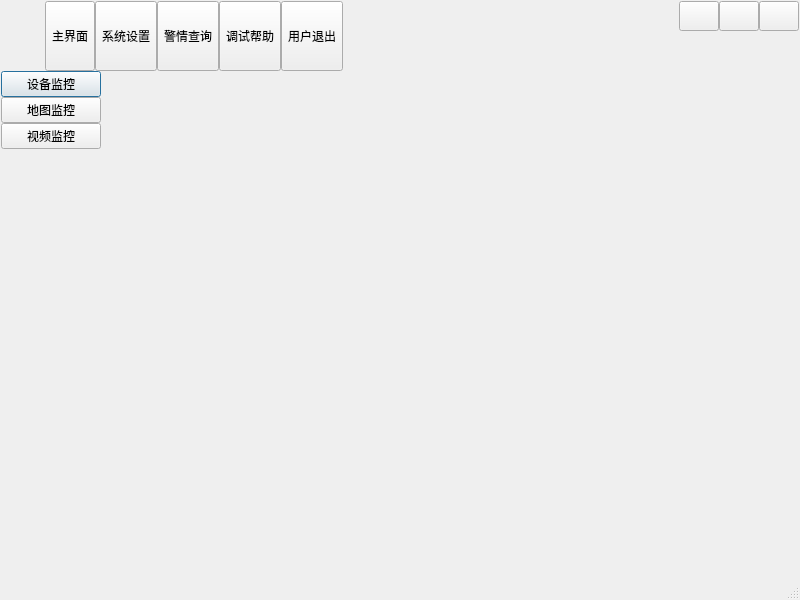
<?xml version="1.0" encoding="UTF-8"?>
<ui version="4.0">
 <class>UIDemo2</class>
 <widget class="QDialog" name="UIDemo2">
  <property name="geometry">
   <rect>
    <x>0</x>
    <y>0</y>
    <width>800</width>
    <height>600</height>
   </rect>
  </property>
  <property name="windowTitle">
   <string>Form</string>
  </property>
  <property name="sizeGripEnabled">
   <bool>true</bool>
  </property>
  <layout class="QGridLayout" name="gridLayout">
   <property name="leftMargin">
    <number>1</number>
   </property>
   <property name="topMargin">
    <number>1</number>
   </property>
   <property name="rightMargin">
    <number>1</number>
   </property>
   <property name="bottomMargin">
    <number>1</number>
   </property>
   <property name="spacing">
    <number>0</number>
   </property>
   <item row="0" column="0" colspan="2">
    <widget class="QWidget" name="widgetTitle" native="true">
     <property name="sizePolicy">
      <sizepolicy hsizetype="Preferred" vsizetype="Fixed">
       <horstretch>0</horstretch>
       <verstretch>0</verstretch>
      </sizepolicy>
     </property>
     <layout class="QHBoxLayout" name="horizontalLayout_2">
      <property name="spacing">
       <number>10</number>
      </property>
      <property name="leftMargin">
       <number>10</number>
      </property>
      <property name="topMargin">
       <number>0</number>
      </property>
      <property name="rightMargin">
       <number>0</number>
      </property>
      <property name="bottomMargin">
       <number>0</number>
      </property>
      <item>
       <widget class="QLabel" name="labIco">
        <property name="text">
         <string/>
        </property>
        <property name="alignment">
         <set>Qt::AlignCenter</set>
        </property>
       </widget>
      </item>
      <item>
       <widget class="QLabel" name="labTitle">
        <property name="styleSheet">
         <string notr="true"/>
        </property>
        <property name="text">
         <string/>
        </property>
        <property name="alignment">
         <set>Qt::AlignLeading|Qt::AlignLeft|Qt::AlignVCenter</set>
        </property>
       </widget>
      </item>
      <item>
       <widget class="QWidget" name="widgetTop" native="true">
        <layout class="QHBoxLayout" name="horizontalLayout_3">
         <property name="spacing">
          <number>0</number>
         </property>
         <property name="leftMargin">
          <number>0</number>
         </property>
         <property name="topMargin">
          <number>0</number>
         </property>
         <property name="rightMargin">
          <number>0</number>
         </property>
         <property name="bottomMargin">
          <number>0</number>
         </property>
         <item>
          <widget class="QToolButton" name="btnMain">
           <property name="sizePolicy">
            <sizepolicy hsizetype="Fixed" vsizetype="Expanding">
             <horstretch>0</horstretch>
             <verstretch>0</verstretch>
            </sizepolicy>
           </property>
           <property name="text">
            <string>主界面</string>
           </property>
           <property name="icon">
            <iconset resource="demo.qrc">
             <normaloff>:/demo/main_main.png</normaloff>:/demo/main_main.png</iconset>
           </property>
           <property name="toolButtonStyle">
            <enum>Qt::ToolButtonTextUnderIcon</enum>
           </property>
          </widget>
         </item>
         <item>
          <widget class="QToolButton" name="btnConfig">
           <property name="sizePolicy">
            <sizepolicy hsizetype="Fixed" vsizetype="Expanding">
             <horstretch>0</horstretch>
             <verstretch>0</verstretch>
            </sizepolicy>
           </property>
           <property name="text">
            <string>系统设置</string>
           </property>
           <property name="icon">
            <iconset resource="demo.qrc">
             <normaloff>:/demo/main_config.png</normaloff>:/demo/main_config.png</iconset>
           </property>
           <property name="toolButtonStyle">
            <enum>Qt::ToolButtonTextUnderIcon</enum>
           </property>
          </widget>
         </item>
         <item>
          <widget class="QToolButton" name="btnData">
           <property name="sizePolicy">
            <sizepolicy hsizetype="Fixed" vsizetype="Expanding">
             <horstretch>0</horstretch>
             <verstretch>0</verstretch>
            </sizepolicy>
           </property>
           <property name="text">
            <string>警情查询</string>
           </property>
           <property name="icon">
            <iconset resource="demo.qrc">
             <normaloff>:/demo/main_data.png</normaloff>:/demo/main_data.png</iconset>
           </property>
           <property name="checked">
            <bool>false</bool>
           </property>
           <property name="toolButtonStyle">
            <enum>Qt::ToolButtonTextUnderIcon</enum>
           </property>
          </widget>
         </item>
         <item>
          <widget class="QToolButton" name="btnHelp">
           <property name="sizePolicy">
            <sizepolicy hsizetype="Fixed" vsizetype="Expanding">
             <horstretch>0</horstretch>
             <verstretch>0</verstretch>
            </sizepolicy>
           </property>
           <property name="styleSheet">
            <string notr="true"/>
           </property>
           <property name="text">
            <string>调试帮助</string>
           </property>
           <property name="icon">
            <iconset resource="demo.qrc">
             <normaloff>:/demo/main_help.png</normaloff>:/demo/main_help.png</iconset>
           </property>
           <property name="toolButtonStyle">
            <enum>Qt::ToolButtonTextUnderIcon</enum>
           </property>
          </widget>
         </item>
         <item>
          <widget class="QToolButton" name="btnExit">
           <property name="sizePolicy">
            <sizepolicy hsizetype="Fixed" vsizetype="Expanding">
             <horstretch>0</horstretch>
             <verstretch>0</verstretch>
            </sizepolicy>
           </property>
           <property name="styleSheet">
            <string notr="true"/>
           </property>
           <property name="text">
            <string>用户退出</string>
           </property>
           <property name="icon">
            <iconset resource="demo.qrc">
             <normaloff>:/demo/main_exit.png</normaloff>:/demo/main_exit.png</iconset>
           </property>
           <property name="toolButtonStyle">
            <enum>Qt::ToolButtonTextUnderIcon</enum>
           </property>
          </widget>
         </item>
        </layout>
       </widget>
      </item>
      <item>
       <spacer name="horizontalSpacer">
        <property name="orientation">
         <enum>Qt::Horizontal</enum>
        </property>
        <property name="sizeHint" stdset="0">
         <size>
          <width>40</width>
          <height>20</height>
         </size>
        </property>
       </spacer>
      </item>
      <item>
       <widget class="QWidget" name="widgetMenu" native="true">
        <layout class="QGridLayout" name="gridLayout_2">
         <property name="leftMargin">
          <number>0</number>
         </property>
         <property name="topMargin">
          <number>0</number>
         </property>
         <property name="rightMargin">
          <number>0</number>
         </property>
         <property name="bottomMargin">
          <number>0</number>
         </property>
         <property name="spacing">
          <number>0</number>
         </property>
         <item row="1" column="1" colspan="3">
          <spacer name="verticalSpacer">
           <property name="orientation">
            <enum>Qt::Vertical</enum>
           </property>
           <property name="sizeHint" stdset="0">
            <size>
             <width>20</width>
             <height>40</height>
            </size>
           </property>
          </spacer>
         </item>
         <item row="0" column="1">
          <widget class="QPushButton" name="btnMenu_Min">
           <property name="sizePolicy">
            <sizepolicy hsizetype="Minimum" vsizetype="Expanding">
             <horstretch>0</horstretch>
             <verstretch>0</verstretch>
            </sizepolicy>
           </property>
           <property name="minimumSize">
            <size>
             <width>30</width>
             <height>30</height>
            </size>
           </property>
           <property name="cursor">
            <cursorShape>ArrowCursor</cursorShape>
           </property>
           <property name="focusPolicy">
            <enum>Qt::NoFocus</enum>
           </property>
           <property name="toolTip">
            <string>最小化</string>
           </property>
           <property name="text">
            <string/>
           </property>
          </widget>
         </item>
         <item row="0" column="3">
          <widget class="QPushButton" name="btnMenu_Close">
           <property name="sizePolicy">
            <sizepolicy hsizetype="Minimum" vsizetype="Expanding">
             <horstretch>0</horstretch>
             <verstretch>0</verstretch>
            </sizepolicy>
           </property>
           <property name="minimumSize">
            <size>
             <width>30</width>
             <height>30</height>
            </size>
           </property>
           <property name="cursor">
            <cursorShape>ArrowCursor</cursorShape>
           </property>
           <property name="focusPolicy">
            <enum>Qt::NoFocus</enum>
           </property>
           <property name="toolTip">
            <string>关闭</string>
           </property>
           <property name="text">
            <string/>
           </property>
          </widget>
         </item>
         <item row="0" column="2">
          <widget class="QPushButton" name="btnMenu_Max">
           <property name="sizePolicy">
            <sizepolicy hsizetype="Minimum" vsizetype="Expanding">
             <horstretch>0</horstretch>
             <verstretch>0</verstretch>
            </sizepolicy>
           </property>
           <property name="minimumSize">
            <size>
             <width>30</width>
             <height>30</height>
            </size>
           </property>
           <property name="focusPolicy">
            <enum>Qt::NoFocus</enum>
           </property>
           <property name="text">
            <string/>
           </property>
          </widget>
         </item>
        </layout>
       </widget>
      </item>
     </layout>
    </widget>
   </item>
   <item row="1" column="0">
    <widget class="QWidget" name="widgetLeft" native="true">
     <property name="minimumSize">
      <size>
       <width>100</width>
       <height>0</height>
      </size>
     </property>
     <property name="maximumSize">
      <size>
       <width>100</width>
       <height>16777215</height>
      </size>
     </property>
     <layout class="QVBoxLayout" name="verticalLayout">
      <property name="spacing">
       <number>0</number>
      </property>
      <property name="leftMargin">
       <number>0</number>
      </property>
      <property name="topMargin">
       <number>0</number>
      </property>
      <property name="rightMargin">
       <number>0</number>
      </property>
      <property name="bottomMargin">
       <number>0</number>
      </property>
      <item>
       <widget class="QPushButton" name="btn1">
        <property name="text">
         <string>设备监控</string>
        </property>
       </widget>
      </item>
      <item>
       <widget class="QPushButton" name="btn2">
        <property name="text">
         <string>地图监控</string>
        </property>
       </widget>
      </item>
      <item>
       <widget class="QPushButton" name="btn3">
        <property name="text">
         <string>视频监控</string>
        </property>
       </widget>
      </item>
      <item>
       <spacer name="verticalSpacer_2">
        <property name="orientation">
         <enum>Qt::Vertical</enum>
        </property>
        <property name="sizeHint" stdset="0">
         <size>
          <width>20</width>
          <height>456</height>
         </size>
        </property>
       </spacer>
      </item>
     </layout>
    </widget>
   </item>
   <item row="1" column="1">
    <widget class="QWidget" name="widget_main" native="true">
     <layout class="QVBoxLayout" name="verticalLayout_2">
      <item>
       <widget class="QLabel" name="label">
        <property name="text">
         <string/>
        </property>
        <property name="alignment">
         <set>Qt::AlignCenter</set>
        </property>
       </widget>
      </item>
     </layout>
    </widget>
   </item>
  </layout>
 </widget>
 <resources>
  <include location="demo.qrc"/>
 </resources>
 <connections/>
</ui>
